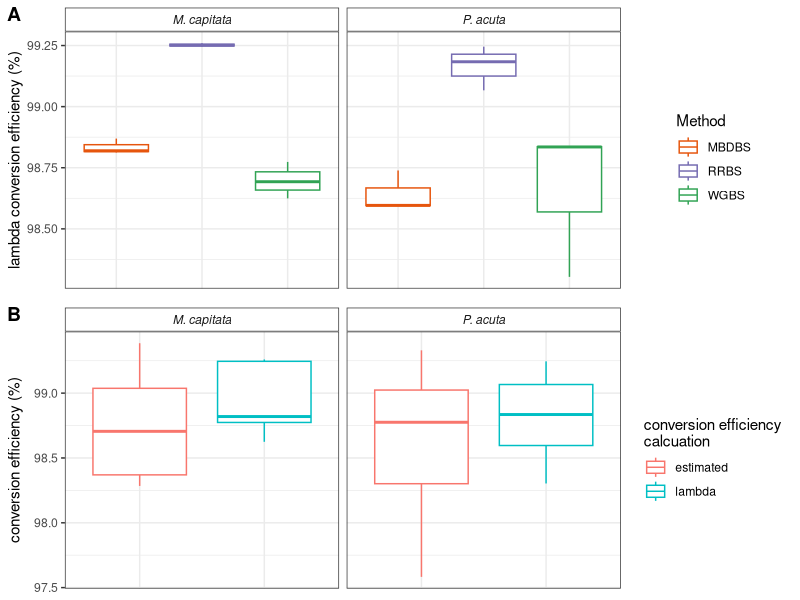

Write R code to recreate this figure.
## ---- chunk 1
library(gtools)
library(dplyr)
library(tidyr)
library(broom)
library(purrr)
library(ggpubr)
## ---- chunk 2
#lambda data
df_l <- read.csv("OLD_Output/lamda_alignments_descriptive_stats.csv", stringsAsFactors = FALSE)

#Pact/Mcap data
df_pm <- read.csv("OLD_Output/Pact_Mcap_alignments_descriptive_stats.csv", stringsAsFactors = FALSE)

#meta data
meta_data <- read.csv("metadata/30-244831635_sample_submission_form.csv", skip = 1, header = TRUE, quote = "", row.names = NULL)
## ---- chunk 3
#first need to make column for total CHH counts
df_pm$tot_chh <- df_pm$meth_chh + df_pm$unmeth_chh

#first need to make column for total CHG counts
df_pm$tot_chg <- df_pm$meth_chg + df_pm$unmeth_chg

## ---- chunk 4
#combined totals
df_pm$tot_chh_chg <- df_pm$tot_chh + df_pm$tot_chg

#combined unmeth
df_pm$unmeth_chh_chg <- df_pm$unmeth_chh + df_pm$unmeth_chg

## ---- chunk 5
#now calculate estimated conversion efficiency from %unmeth CHH
df_pm$estConvEffCHG_CHH <- (df_pm$unmeth_chh_chg/df_pm$tot_chh_chg)*100
## ---- chunk 6
df_l <- merge(df_l[,c("Sample", "conversion_efficiency")], df_pm[,c("Sample","estConvEffCHG_CHH")], by = "Sample")

## ---- chunk 7
colnames(df_l) <- c("Sample", "conversion_efficiency_lambda", "est_conversion_efficiency_umCHG_umCHH")
## ---- chunk 8
df_l <- df_l[mixedorder(df_l$Sample),]
## ---- chunk 9
#subset meta data for sample name, library prep, and species
meta_data <- meta_data[,c("Sample.Name.", "Species.Strain.", "Library.Prep.Kit.Used.")]

#re-name columns
colnames(meta_data) <- c("Sample", "Species", "Method")

#simplify method column
meta_data$Method <- gsub("MBD.*", "MBDBS", meta_data$Method)
meta_data$Method <- gsub(".* RRBS.*", "RRBS", meta_data$Method)
meta_data$Method <- gsub("Pico.*", "WGBS", meta_data$Method)

#merge meta data with conversion efficiency data

df_l <- merge(meta_data, df_l, by = "Sample")
## ---- chunk 10
write.csv(df_l, "OLD_Output/lamda_vs_estimated_conversion_efficiency.csv", row.names = FALSE, quote = FALSE)
## ---- chunk 11
df_l_long <- gather(df_l, "convr_method", "perc_conv", 4:5)

#simplify convr method column
df_l_long$convr_method <- gsub(".*lambda", "lambda", df_l_long$convr_method)

df_l_long$convr_method <- gsub("est.*", "estimated", df_l_long$convr_method)
## ---- chunk 12

#run anova on lambda conversion efficiency ~ BS method for Pact samples and for Mcap samples
#The following code produces a list of anova model outputs for each species
aov_convr <- df_l_long[which(df_l_long$convr_method=="lambda"),] %>% group_by(Species) %>% do(aov_models = aov(perc_conv ~ Method, data =.))

#make a tidy table with p.values
aov_convr_tidy <- aov_convr %>% ungroup %>% 
    pull(aov_models) %>% 
    map_dfr(tidy, .id = "grp")
#make a tidy table with glance stats
aov_convr_glance <- aov_convr %>% ungroup %>% 
    pull(aov_models) %>% 
    map_dfr(glance, .id = "grp")
#spread resid. data 
aov_convr_tidy_w <- data.frame(pivot_wider(aov_convr_tidy, names_from = term, values_from=c(df, sumsq, meansq, statistic, p.value)))

#remove columns with all NAs
aov_convr_tidy_w <-aov_convr_tidy_w[colSums(!is.na(aov_convr_tidy_w)) > 0]

#merge all stats into one table
aov_convr_stats <- merge(aov_convr_glance,aov_convr_tidy_w,by = "grp")

#add group names back in
aov_convr_stats <- cbind(aov_convr[,1], aov_convr_stats[,-1])

#transpose df
aov_convr_stats_t <- setNames(data.frame(t(aov_convr_stats[,-1])), aov_convr_stats[,1])

#write table

write.csv(aov_convr_stats_t, "OLD_Output/lamda_conversion_efficiency_stats.csv", quote = FALSE)
## ---- chunk 13
aov_convr_cmpr <- df_l_long %>% group_by(Species) %>% do(aov_models = aov(perc_conv ~ convr_method, data =.))

#make a tidy table with p.values
aov_convr_cmpr_tidy <- aov_convr_cmpr %>% ungroup %>% 
    pull(aov_models) %>% 
    map_dfr(tidy, .id = "grp")
#make a tidy table with glance stats
aov_convr_cmpr_glance <- aov_convr_cmpr %>% ungroup %>% 
    pull(aov_models) %>% 
    map_dfr(glance, .id = "grp")
#spread resid. data 
aov_convr_cmpr_tidy_w <- data.frame(pivot_wider(aov_convr_cmpr_tidy, names_from = term, values_from=c(df, sumsq, meansq, statistic, p.value)))

#remove columns with all NAs
aov_convr_cmpr_tidy_w <-aov_convr_cmpr_tidy_w[colSums(!is.na(aov_convr_cmpr_tidy_w)) > 0]

#merge all stats into one table
aov_convr_cmpr_stats <- merge(aov_convr_cmpr_glance,aov_convr_cmpr_tidy_w,by = "grp")

#add group names back in
aov_convr_cmpr_stats <- cbind(aov_convr_cmpr[,1], aov_convr_cmpr_stats[,-1])

#transpose df
aov_convr_cmpr_stats_t <- setNames(data.frame(t(aov_convr_cmpr_stats[,-1])), aov_convr_cmpr_stats[,1])

#write table

write.csv(aov_convr_cmpr_stats_t, "OLD_Output/lamda_vs_estimated_conversion_efficiency_stats.csv", quote = FALSE)
## ---- chunk 14
#plot lambda conversion efficiency for each method facetted by species
a <- ggplot(df_l_long[which(df_l_long$convr_method=="lambda"),]) + geom_boxplot(aes(y = perc_conv, x = Method, color = Method),outlier.shape = NA) + facet_wrap(~Species) + theme_bw() + theme(axis.title.x=element_blank(),axis.text.x=element_blank(),axis.ticks.x=element_blank(),strip.background =element_rect(fill="white"),strip.text = element_text(face = "italic")) + scale_color_manual(values = c("#E6550D", "#756BB1","#31A354" )) + ylab("lambda conversion efficiency (%)") 

#plot lambda conversion efficiency for each method facetted by species
b <- ggplot(df_l_long) + geom_boxplot(aes(y = perc_conv, x = convr_method, color = convr_method),outlier.shape = NA) + facet_wrap(~Species) + theme_bw() + theme(axis.title.x=element_blank(),axis.text.x=element_blank(),axis.ticks.x=element_blank(),strip.background =element_rect(fill="white"),strip.text = element_text(face = "italic")) + ylab("conversion efficiency (%)") + labs(color = "conversion efficiency\ncalcuation")


jpeg("OLD_Output/BS_conversion_efficiency.jpg", width = 9, height = 6, units = "in", res = 300)
ggarrange(a,b,labels = "AUTO", nrow = 2, align = "hv")
dev.off()
